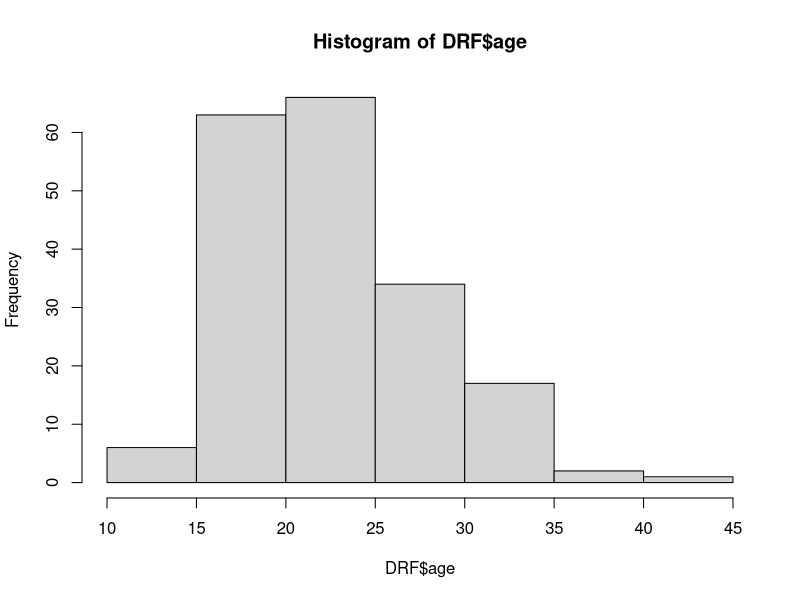
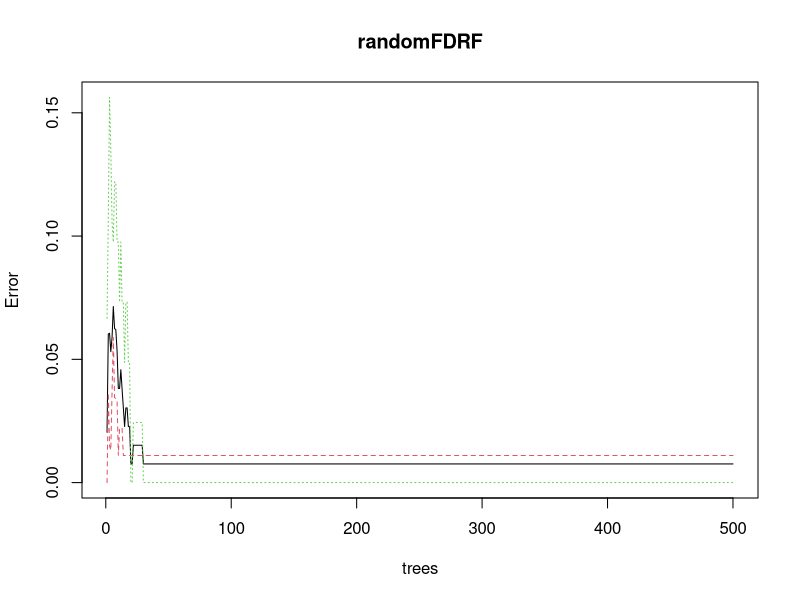
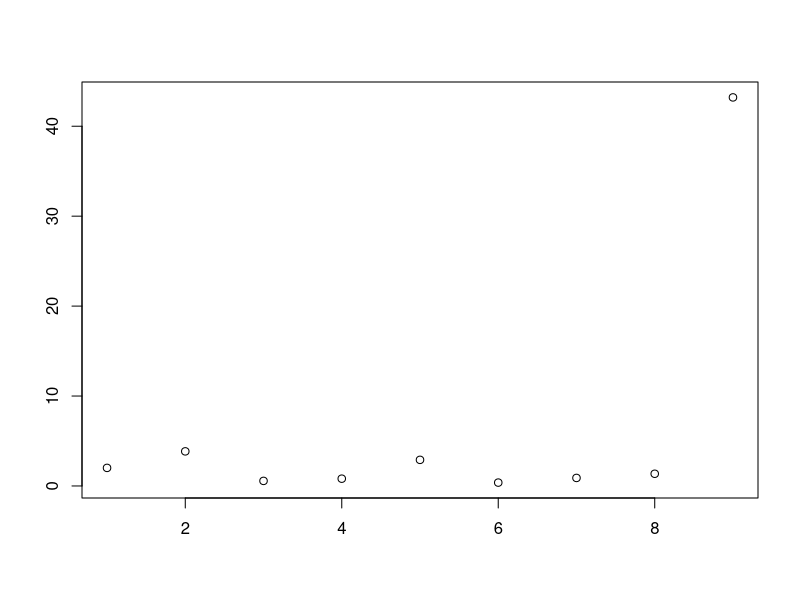

The R source for these figures, in order: (Note: this script raises an error after producing the figures.)
#install.packages("randomForest")
library(MASS)
library(randomForest)

set.seed(113)

DRF<-birthwt
help("birthwt")
summary(DRF)
names(DRF)
View(DRF)

data.frame(DRF)
summary(DRF)

#get number of unique values in DRF
apply(DRF,2,function(x) length(unique(x)))

hist(DRF$age)

############## Change cateorical data to factor else they will be considered as numerical data and treated diffrently in random forest
cols<-c("low","race","smoke","ptl","ht","ui","ftv")
#cols<-c("race","smoke","ptl","ht","ui","ftv")
for (i in cols){DRF[,i]=as.factor(DRF[,i])}
str(DRF)
#as.factor()

## ########create test and train data######
#install.packages("caTools")
library(caTools)
ind<-sample.split(Y=DRF$low,SplitRatio=0.7)
DRF_Train<-DRF[ind,]
DRF_Test<-DRF[!ind,]

###Random Forest parameters
#mtry -- number of variable selected at each split
#default for regression= (number of variable/3), 9/3 in this case
#dafault for classification=(square root of number of varaibles)
#low mtry means low corelation between trees which is good
#ntrees is number of trees to grow
#nodesize is min size of terminal nodes, larger the number -lesser the trees

############now the formula

randomFDRF<-randomForest(low~.,DRF_Train,mtry=6,ntree=6)

rf<-randomForest(low~.,DRF_Train,mtry=6,ntree=6)

randomFDRF<-randomForest(low~.,DRF_Train)

attributes(randomFDRF)
summary(randomFDRF)
plot(randomFDRF)
imp<-importance(randomFDRF)
plot(imp,xlab = attributes(imp))
varImpPlot(randomFDRF)  #higher the   MeanDecreaseGini the more important the variable is]

###Prediction for test 'data
install.packages("caret")
library(caret)
PredDRF<- predict(randomFDRF,DRF_Test,type="class")
tabDRF<-table(prd=PredDRF,actual=DRF_Test$low)
sum(diag(tabDRF))/sum(tabDRF)


##########ROC and AUC
#install.packages("pROC")
library(pROC)
predProbModel<- predict(randomFDRF,DRF_Test,type='prob')
auc<-auc(DRF_Test$low,predProbModel[,2])
plot(roc(DRF_Test$low,predProbModel[,2]))

##tuning for the best mTRY

best_mtry<- tuneRF(DRF_Train[,-1],DRF_Train$low,ntreeTry = 20,stepFactor=0.5,improve = 0.01 , trace = F,plot = T)

########## Corelation matrix ploy below
DRF1<-data.frame(DRF$low,DRF$age,DRF$lwt,DRF$race,DRF$smoke,DRF$ptl,DRF$ht,DRF$ui,DRF$ftv,DRF$bwt)
DRF3<-data.frame(as.numeric(DRF$low),as.numeric(DRF$age),as.numeric(DRF$lwt),as.numeric(DRF$race),as.numeric(DRF$smoke),as.numeric(DRF$ptl),as.numeric(DRF$ht),as.numeric(DRF$ui),as.numeric(DRF$ftv),as.numeric(DRF$bwt))
corDRF<-cor(DRF3)
install.packages("corrplot")
library(corrplot)
corrplot(corDRF,method ="circle")
##############

###########3 Number of Nodes per tree ####
hist(treesize(rf),col="green",main="42")
